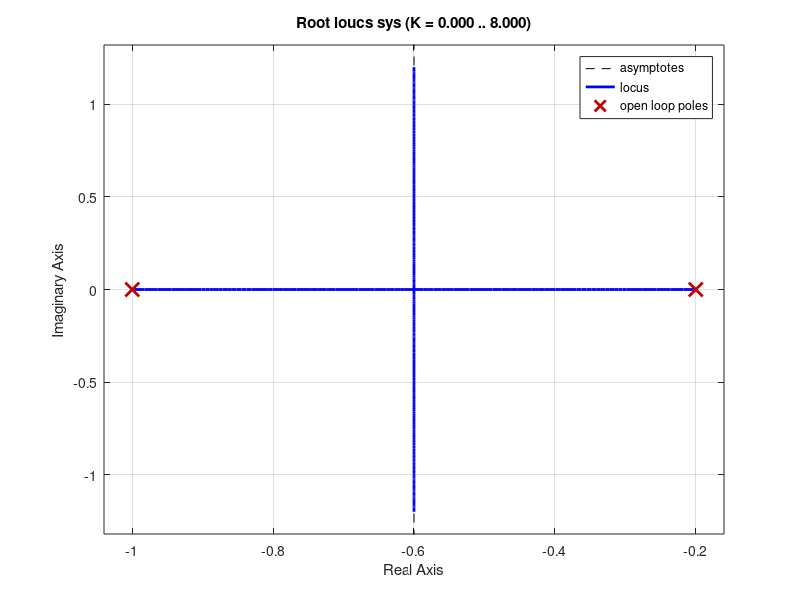
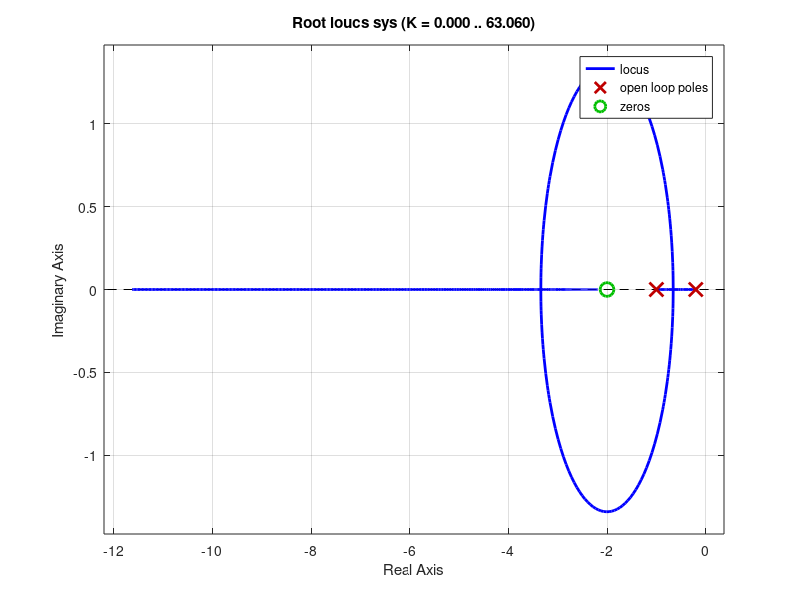
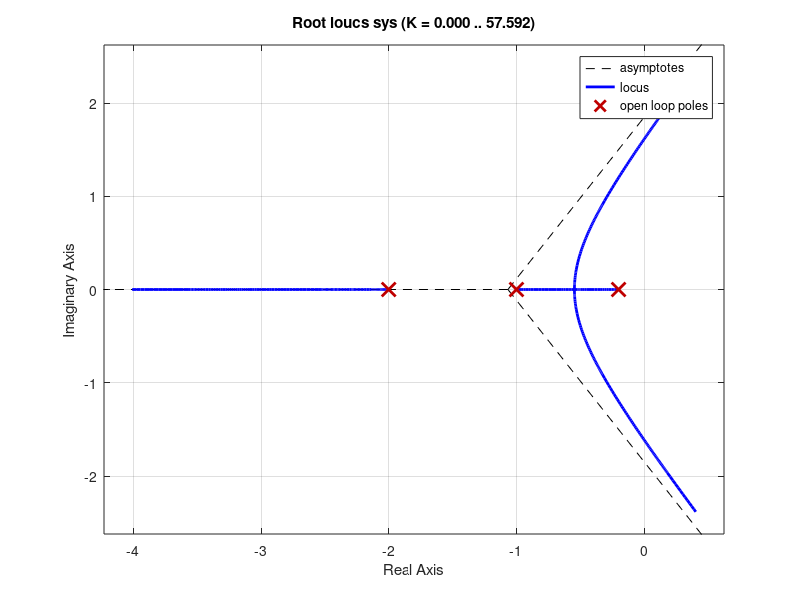

The MATLAB source for these figures, in order: (Note: this script raises an error after producing the figures.)

% Do rysowania linii pierwiastkowych
% Wa?ne: licz i mian s? z transmitancji uk?adu otwartego
% Zadanie 1
% a)
sys = zpk([], [-1 -1/5], 1/5);
figure;
rlocus(sys);

% b)
sys = zpk(-2, [-1 -1/5], 1/5);
figure;
rlocus(sys);

% c)
sys = zpk([], [-1 -1/5 -2], 10/25);
figure;
rlocus(sys);
[K, bieguny] = rlocfind(sys);

% Zadanie 2
% a)
% Znajd? K aby biegun by? w k?cie 45st
% rlocfind - oblicza wartosc wzmocnienia
% rlocus, line, pause, powiekszyc, rlocfind
%sys = zpk([],[0 -1 -5], 5);
%figure;
%rlocus(sys);
%line([0 -15], [0 15]);
%pause();
%[K, bieguny] = rlocfind(sys);

% Teraz zamykamy i odpowied? skokowa
% K * sys zmienia wzmocnienie na poprawne
%sys_zamk_a = feedback(K * sys, 1);
% Step ponizej zeby bylo na jendym rysunku

% b)
% Dwie transmitancje - po prostu je mnozymy
% rlocfind do wzmocnienia podstawiamy do feedbacka i odpowiedz skokowa
% a i b te stepy na jednym rysunku
%Gc = zpk(-1, -10, 1/10);
%figure;
%system_zastepczy = series(sys, Gc);
%rlocus(system_zastepczy);
%line([0, -15], [0, 15]);
%pause();
%[K, bieguny] = rlocfind(system_zastepczy);

%sys_zamk_b = feedback(K * system_zastepczy, 1);
%figure;
%step(sys_zamk_a);
%hold on;
%step(sys_zamk_b);
% Wniosek: Lepsze w?asno?ci dynamiczne, szybciej si? stabilizuje
% POOR?WNAJ CZ?STOTLIWO?COI W?ASNE UK?AD?W